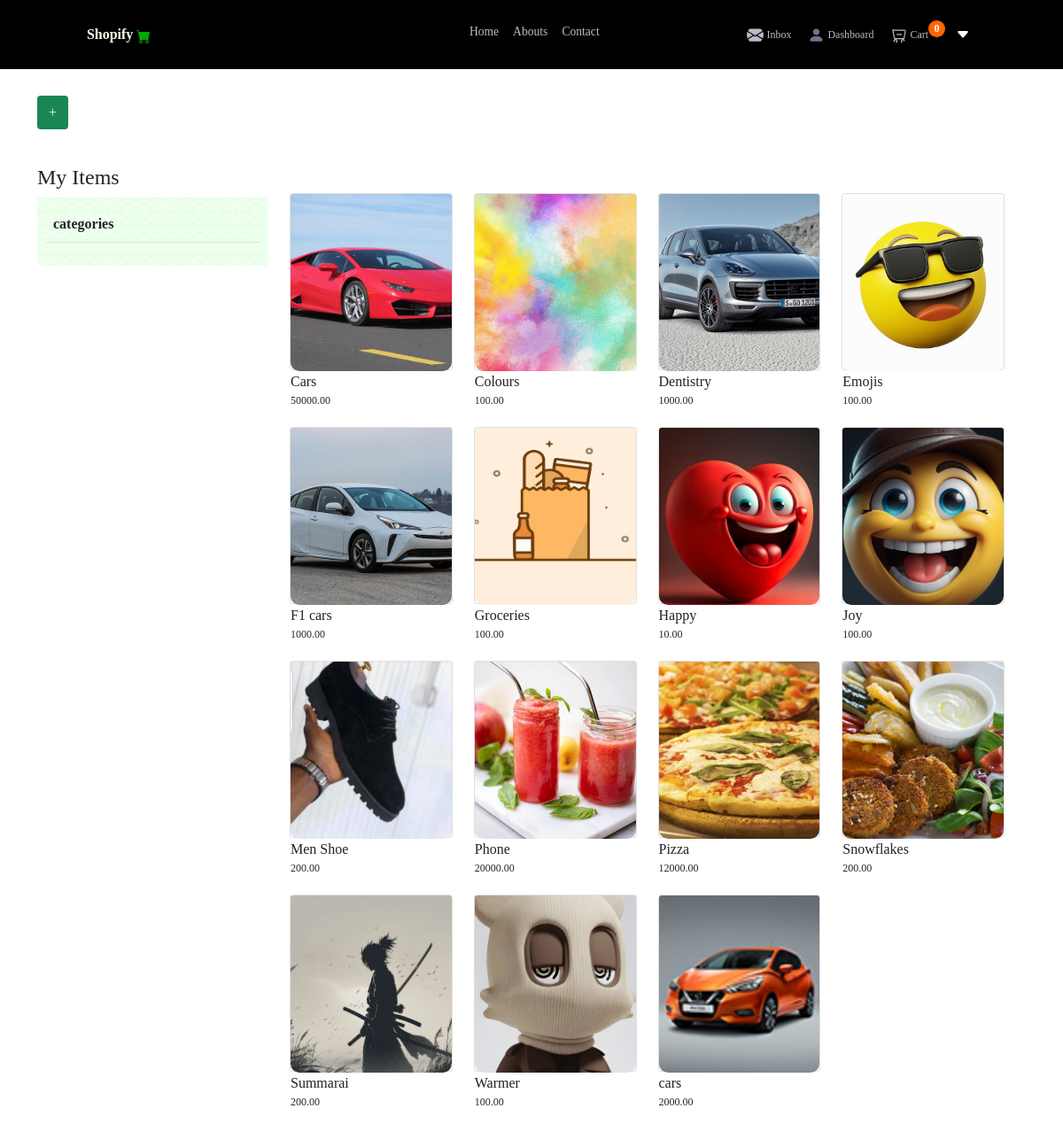
/dashboard/ (signed in), run on the app's committed database.
### item/models.py (models this page shows, shortened)
class Product(models.Model):
    seller = models.ForeignKey(CustomUser, on_delete=models.CASCADE)
    name = models.CharField(max_length=255)
    description = models.TextField()
    price = models.DecimalField(max_digits=10, decimal_places=2)
    category = models.ForeignKey(Category, on_delete=models.CASCADE)
    quantity = models.PositiveIntegerField(default=1)
    image = models.ImageField(upload_to='product_images/')
    created_at = models.DateTimeField(auto_now_add=True)
    expiration_date = models.DateTimeField(null=True, blank=True)
    available = models.BooleanField()
    class Meta:
        ordering = ['name']
        indexes = [
            models.Index(fields=['id']),
            models.Index(fields=['name']),
            models.Index(fields=['-created_at']),
        ]

### dashboard/views.py (the view)
# urls.py: path('', index, name='index'),
@login_required
def index(request):
    items = Product.objects.filter(seller=request.user)
    args = {
        'items': items
    }
    return render(request, 'dashboard/index.html', args)

### templates/dashboard/index.html (shortened to what this page needs)
{% extends 'base.html' %}
{% load static %}
{% block content %}
<section class="container">
    {% if user.is_customer %}
    {% else %}
    <div class="text-light my-3">
        <a href="{% url 'item:add-items' %}" class="btn btn-md bg-success text-light">+</a>
    </div>
    {% endif %}
    <div class="row">
        <div class="aside col-xl-3 col-md-3">
            <h3 class="mt-4">{% if request.user.is_customer %}My Orders {% else %} My Items {% endif %}</h3>
            <div class="rounded-2 table-details">
                <table class="table">
                    <thead>
                        <th>categories</th>
                    </thead>
                </table>
            </div>
        </div>
        <div class="row my-4 col-xl-9 col-md-9 col-sm-12">
            {% for item in items %}
            <div class="col-xl-3 col-md-4 col-sm-12 my-3 product-cards">
                <div class="card my-3">
                    <div class="card-image">
                        <img src="{{item.image.url}}" class="card-img-top" alt="Item image">
                    </div>
                    <div class="card-text">
                        <a href="{% url 'item-detail' item.id %}">{{item.name}}</h4></a>
                        <p>{{item.price}}</p>
                    </div>
                </div>
            </div>
            {% endfor %}
        </div>
    </div>
</section>
{% endblock %}

### static/css/style.css (style rules this page uses)
* { font-family: poppins; box-sizing: border-box; padding: 0; margin: 0; }
a { text-decoration: none; color: var(--text-colour); }
body { position: relative; }
.container { margin: 0 4.5rem; }
:root { --color-one-golden-orange: hsla(40, 70%, 50%, 1); --color-two-dark-blue: hsla(210, 40%, 50%, 1); --color-three-deep-purple: hsla(320, 70%, 50%, 1); --color-four-light-gray: hsla(0, 0%, 95%, 1); --color-five-medium-gray: hsla(0, 0%, 80%, 1); --text-colour: hsl(228, 15%, 50%); --text-colour-light: hsl(228, 12%, 75%); --border-colour: hsl(228, 99%, 98%); --body-colour: #fff; --container-colour: #fff; --orange: #ff6600; --blue: #0077cc; --green: rgb(232, 255, 232); --purple: #993399; --background-one: (135deg, hsla(210, 40%, 50%, 1), hsla(40, 70%, 60%, 1)); --background-two: (90deg, hsla(100, 60%, 50%, 1), hsla(206, 60%, 50%, 1)); --h1-font: 2rem; --h2-font: 1.5rem; --h3-font: 1rem; --h4-font: .85rem; --h5-font: .75rem; --p-font: .65rem; --box-shadow-one: 0 12px 16px hsla(228, 66%, 45%, .1); --box-shadow-two: 0 4px 12px hsla(228, 66%, 45%, .25); }
::placeholder { font-size: .65rem; }
.product-cards { display:flex; align-items:center; justify-content:space-between; }
.product-cards .card { height:200px; width:250px; background:#fff; }
.product-cards .card-image img { height: 200px; width: 100%; object-fit:cover; border:5px; }
.product-cards .card-text a { text-decoration:none; color:#222; }
.product-cards .card-text p { font-size: .75rem; }
.aside h3 { font-size:1.5rem; }
.table-details { padding:10px; background: var(--green); background-image: url(/static/images/Pattern/puzzle.svg); }
.detail_page .main_detail_body, img { height:75.5vh; width:100%; border-radius:10px; }

### data on the page
Product: image (picture), name "Cars", price "50000.00"
Product: image (picture), name "Colours", price "100.00"
Product: image (picture), name "Dentistry", price "1000.00"
Product: image (picture), name "Emojis", price "100.00"
Product: image (picture), name "F1 cars", price "1000.00"
Product: image (placeholder picture), name "Groceries", price "100.00"
Product: image (picture), name "Happy", price "10.00"
Product: image (picture), name "Joy", price "100.00"
Product: image (picture), name "Men Shoe", price "200.00"
Product: image (picture), name "Phone", price "20000.00"
Product: image (picture), name "Pizza", price "12000.00"
Product: image (picture), name "Snowflakes", price "200.00"
Product: image (picture), name "Summarai", price "200.00"
Product: image (picture), name "Warmer", price "100.00"
Product: image (picture), name "cars", price "2000.00"
